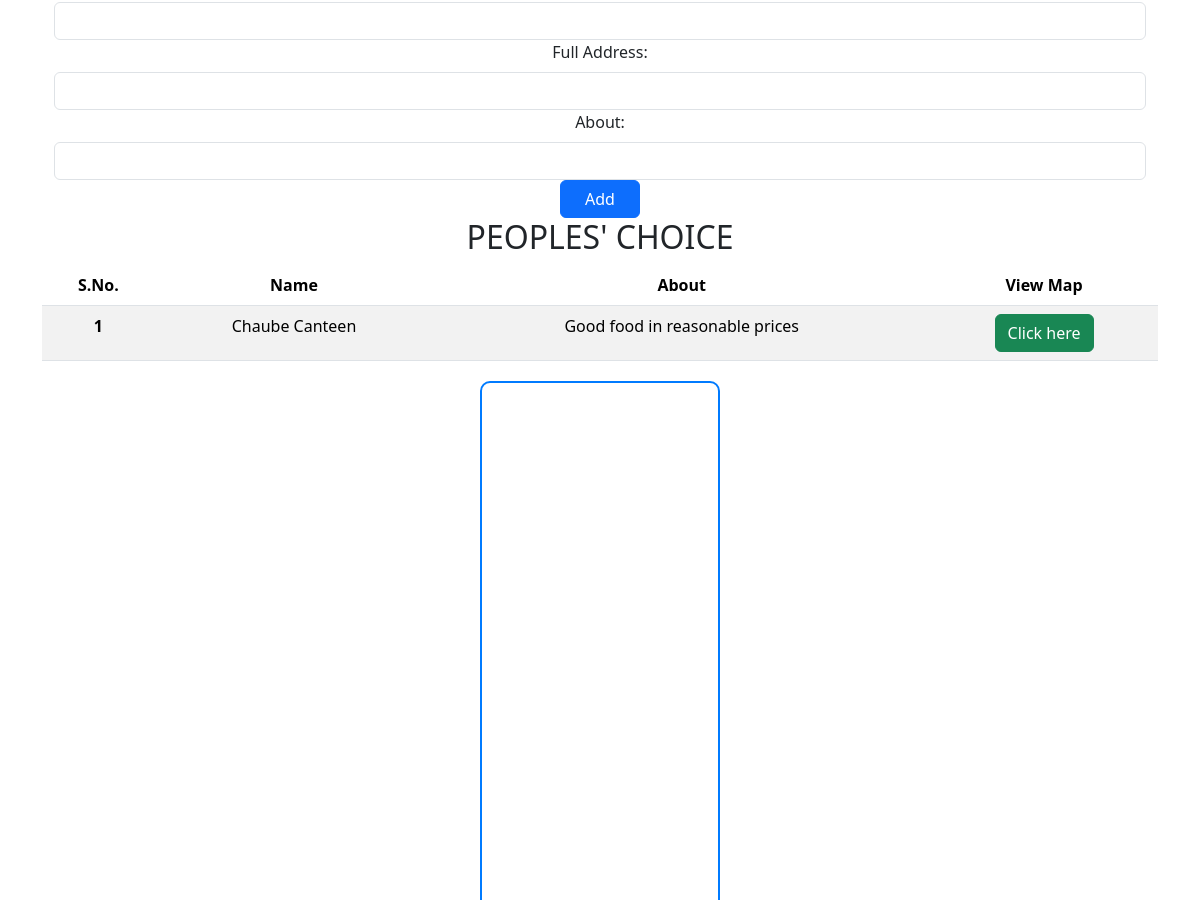
Before: / (middle part) with the older database file.
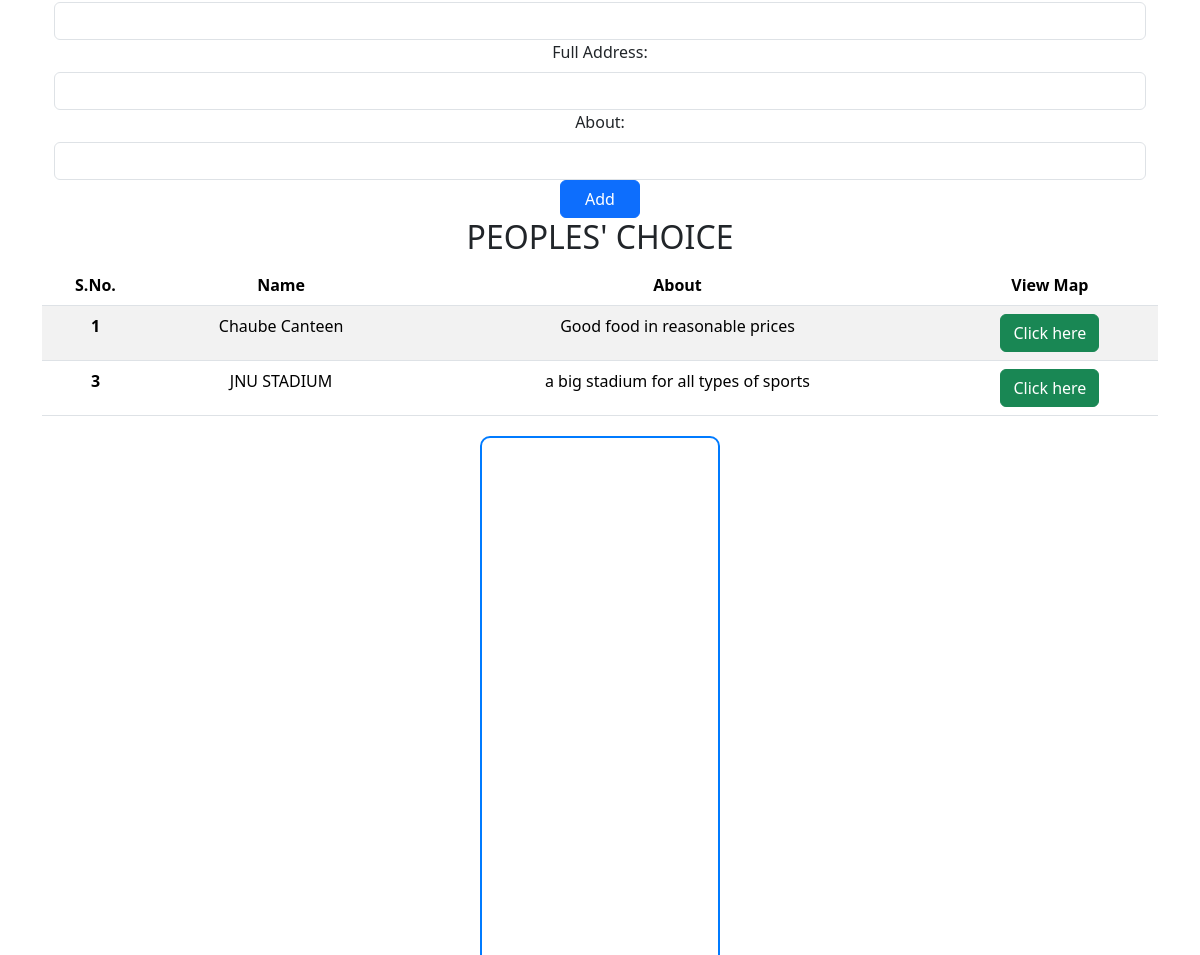
After: the same page with the newer database file.
### application/models.py (models this page shows)
class Location(db.Model):
    id=db.Column(db.Integer,primary_key=True)
    name=db.Column(db.String(),nullable=False)
    lat=db.Column(db.Integer,nullable=False)
    lon=db.Column(db.Integer,nullable=False)
    about=db.Column(db.String)
    role=db.Column(db.Integer,nullable=False)

### application/controllers.py (the view)
@app.route('/')
def index():
    locs=Location.query.all()
    return render_template('index.html',locs=locs)

### templates/index.html (shortened to what this page needs)
<!DOCTYPE html>
<html lang="en">
<head>
    <link rel="stylesheet" href="https://unpkg.com/leaflet/dist/leaflet.css" />
<link href="https://cdn.jsdelivr.net/npm/bootstrap@5.3.3/dist/css/bootstrap.min.css" rel="stylesheet">
  </head>
  <body>
    <div class="container text-center">
      <br>
      <br>
      <div class="container text-right" id="addLocation">
        <form action="/add" method="POST">
          <div class="inputs">
          <input type="text" name="name" class="form-control" id="exampleInputEmail1" aria-describedby="emailHelp" required>
          </div>
          <div class="inputs">
          <label for="exampleInputPassword1" class="form-label">Full Address: </label>
          <input type="text" name="address" class="form-control" id="exampleInputPassword1" required>
          </div>
          <div class="inputs">
              <label for="name" class="form-label">About: </label>
              <input type="text" name="about" class="form-control" required>
          </div>
          <div class="text-center"><button type="submit" class="btn btn-primary inputs px-4 text-center">Add</button></div>
        </form>
      </div>
      <div id="people choice">
        <h2>PEOPLES' CHOICE</h2>
        <table class="table table-striped">
          <thead>
            <tr>
              <th scope="col">S.No.</th>
              <th scope="col">Name</th>
              <th scope="col">About</th>
              <th scope="col">View Map</th>
            </tr>
          </thead>
          <tbody>
            {%for loc in locs%}
            {%if loc.role==2%}
            <tr>
              <th scope="row">{{loop.index-3}}</th>
              <td>{{loc.name}}</td>
              <td>{{loc.about}}</td>
              <td><button class="btn btn-success views" id="{{loc.lon}} {{loc.lat}}">Click here</button></td>
            </tr>
            {%endif%}
            {%endfor%}
          </tbody>
        </table>
      </div>
    </div>
    <div id="map"></div>
  </body>
</html>

### templates/index.html (style rules this page uses)
#map { height: 800px; width: 20%; margin: 20px auto; border: 2px solid #007BFF; border-radius: 10px; }

Changed rows visible on the page:
added Location: name "JNU STADIUM", about "a big stadium for all types of sports"
